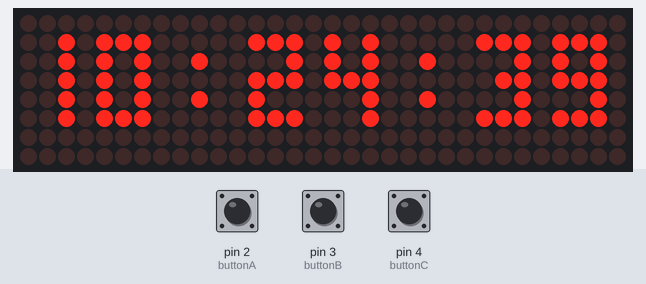
The sketch below on a simulated Arduino Uno, built with avr-gcc and run on an emulated ATmega328P. Shown: 32×8 LED matrix. The inputs (shaded band) are chosen by the test bench; at power-on: pin 3 (buttonB) HIGH, pin 4 (buttonC) HIGH, pin 2 (buttonA) HIGH. The local clock reads 2024-03-15 10:24:30 at power-on unless the sketch sets it; what the sketch prints to the serial monitor is not drawn.

Above: at 9.8 s.
9.9 s: pin 3 (buttonB) pulled LOW for 0.15 s
At 10.9 s:
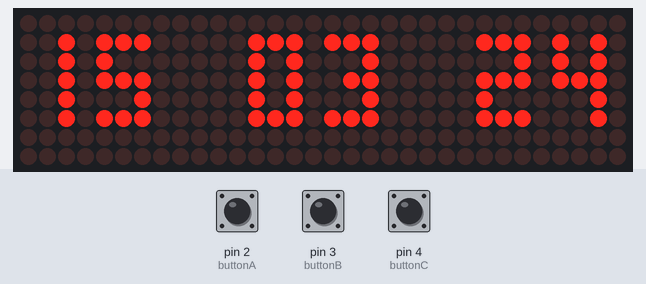
13.0 s: pin 4 (buttonC) pulled LOW for 3.2 s
At 15.4 s:
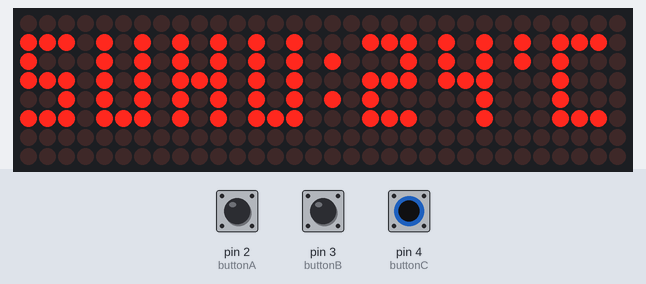
17.7 s: pin 2 (buttonA) pulled LOW for 3.2 s
At 20.8 s:
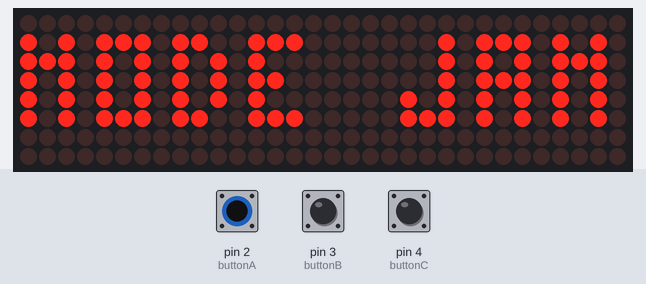
23.9 s: pin 2 (buttonA) pulled LOW for 0.15 s
27.0 s: pin 2 (buttonA) pulled LOW for 1 s
31.0 s: pin 3 (buttonB) pulled LOW for 1 s
At 32.0 s:
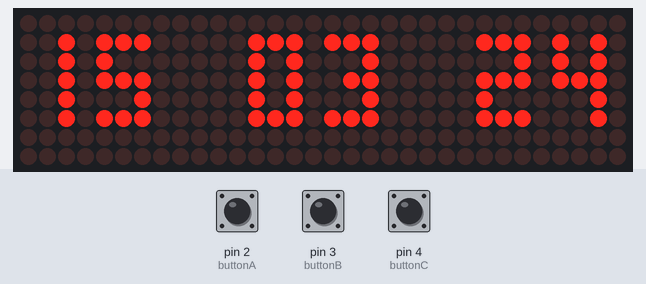
Timing chart, 0 to 34.0 s (numbered marks = the images above; inputs shaded):
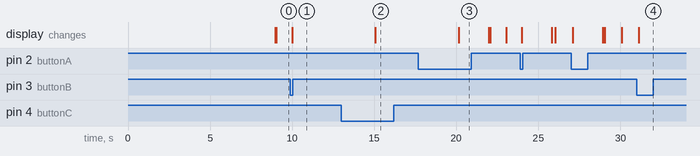

The sketch:

jamDigital.ino
```cpp
#include <FontLEDClock.h>
#include <Wire.h>
#include <Button.h>
#include "LedControl.h"
#include "RTClib.h"

LedControl lc = LedControl(11, 12, 10, 4);

//VARIABLE
byte intensity = 4;
int rtc[7];
int val;
int tempPin = 1;
byte mode_jam = 0;
byte mode_sblm = mode_jam;
int stop_disp = 1;


//CONSTANTS
#define jum_mode_tampilan 5
#define cls          clear_display

RTC_DS1307 ds1307;

Button buttonA = Button(2, BUTTON_PULLUP);
Button buttonB = Button(3, BUTTON_PULLUP);
Button buttonC = Button(4, BUTTON_PULLUP);

void setup()
{
  digitalWrite(2, HIGH);
  digitalWrite(3, HIGH);
  digitalWrite(4, HIGH);

  Serial.begin(9600);

  int devices = lc.getDeviceCount();
  //init matrix
  for (int address = 0; address < devices; address++)
  {
    lc.shutdown(address, false);
    lc.setIntensity(address, intensity);
    lc.clearDisplay(address);
  }

  //Setup DS1307 RTC
  if (! ds1307.begin()) {
    Serial.println("RTC TIDAK TERBACA");
    while (1);
  }

  if (! ds1307.isrunning()) {
    Serial.println("RTC is NOT running!");
    ds1307.adjust(DateTime(F(__DATE__), F(__TIME__)));//update rtc dari waktu komputer
  }
}

//get time
void get_time() {
  DateTime now = ds1307.now();
  //save time to array
  rtc[6] = now.year();
  rtc[5] = now.month();
  rtc[4] = now.day();
  rtc[3] = now.dayOfTheWeek();
  rtc[2] = now.hour();
  rtc[1] = now.minute();
  rtc[0] = now.second();
}

//clear screen
void clear_display()
{
    for (byte address = 0; address < 4; address++)
    {
        lc.clearDisplay(address);
    }
}

void loop()
{
    if (stop_disp == 1){
      String s("Bayu Aditya T - 07211840000008");

      char text[s.length()];
      int i;
      for (i = 0; i < sizeof(text); i++) {
          text[i] = s[i];
      }

      for (byte x = 32; x >= 0 ; x--) {
        for (byte y = 0; y < sizeof(text) ; y++) {
          tiny_font( x + (y*4), 1, text[y]);
        }
        cls();
        if(x==100)break;
      }
      stop_disp=0;
    }

    else if (stop_disp == 0){
      display_clock();
    }
}

void plot(byte x, byte y, byte val)
{
    //select which matrix depending on the x coord
    byte address;
    if (x >= 0 && x <= 7)
    {
        address = 3;
    }
    if (x >= 8 && x <= 15)
    {
        address = 2;
        x = x - 8;
    }
    if (x >= 16 && x <= 23)
    {
        address = 1;
        x = x - 16;
    }
    if (x >= 24 && x <= 31)
    {
        address = 0;
        x = x - 24;
    }

    if (val == 1)
    {
        lc.setLed(address, y, x, true);
    }
    else
    {
        lc.setLed(address, y, x, false);
    }
}

//tiny_font
void tiny_font(byte x, byte y, char c)
{
    byte dots;
    if (c >= 'A' && c <= 'Z' || (c >= 'a' && c <= 'z'))
    {
        c &= 0x1F; // A-Z maps to 1-26
    }
    else if (c >= '0' && c <= '9')
    {
        c = (c - '0') + 32;
    }
    else if (c == ' ')
    {
        c = 0; // space
    }
    else if (c == '.')
    {
        c = 27; // full stop
    }
    else if (c == ':')
    {
        c = 28; // colon
    }
    else if (c == '\'')
    {
        c = 29;
    }
    else if (c == '!')
    {
        c = 30;
    }
    else if (c == '?')
    {
        c = 31;
    }
    else if (c == '-')
    {
        c = 42;
    }
    else if (c == ',')
    {
        c = 43;
    }

    for (byte col = 0; col < 3; col++)
    {
        dots = pgm_read_byte_near(&mytinyfont[c][col]);
        for (char row = 0; row < 5; row++)
        {
            if (dots & (16 >> row))
                plot(x + col, y + row, 1);
            else
                plot(x + col, y + row, 0);
        }
    }
}

void display_clock()
{
    char textchar[8];
    byte mnt = 100;
    byte dtk = rtc[0];
    byte old_dtk = dtk;

    cls();

    while (1) {
      Serial.println(stop_disp);
      get_time();
      if (buttonA.uniquePress()) {
        switch_mode();
        return;
      }
      if (buttonB.uniquePress()) {
        display_date(5000);
        return;
      }
      if (buttonC.uniquePress()) {
        display_temperature(5000);
        return;
      }
      if (rtc[0] == 10) {
        display_date(3000);
        return;
      }
      if (rtc[0] == 13) {
        display_temperature(3000);
        return;
      }
      if (rtc[2] >= 17 && rtc[2] <= 5) {
        gelap();
      }
      if (rtc[2] > 5 && rtc[2] < 10) {
        def();
      }
      if (rtc[2] >= 10 && rtc[2] < 17) {
        terang();
      }


      dtk = rtc[0];
      if (dtk != old_dtk) {
        char buffer[3];
        itoa(dtk, buffer, 10);

        if (dtk < 10) {
          buffer[1] = buffer[0];
          buffer[0] = '0';
        }

        tiny_font( 20, 1, ':');
        tiny_font( 24, 1, buffer[0]);
        tiny_font( 28, 1, buffer[1]);
        old_dtk = dtk;
      }

      if (mnt != rtc[1]) {
        mnt = rtc[1];
        byte jm = rtc[2];

        char buffer[3];
        itoa(jm, buffer, 10);

        if (jm < 10) {
          buffer[1] = buffer[0];
          buffer[0] = '0';
        }
        //char jam
        textchar[0] = buffer[0];
        textchar[1] = buffer[1];
        textchar[2] = ':';

        itoa (mnt, buffer, 10);
        if (mnt < 10) {
          buffer[1] = buffer[0];
          buffer[0] = '0';
        }
        //char menit
        textchar[3] = buffer[0];
        textchar[4] = buffer[1];

        //menambahkan detik
        textchar[5] = ':';
        buffer[3];
        dtk = rtc[0];
        itoa(dtk, buffer, 10);

        //char detik
        textchar[6] = buffer[0];
        textchar[7] = buffer[1];

        byte x = 0;
        byte y = 0;

        //print setiap char
        for (byte x = 0; x < 6 ; x++) {
          tiny_font( x * 4, 1, textchar[x]);
        }
      }

      delay(50);
    }
}

void display_temperature(int delaytime)
{
    cls();
    val = analogRead(tempPin);
    float cel = val/2.0479;

    char textchar[8];
    char buffer[3];
    itoa(cel, buffer, 10);

    tiny_font(0, 1, 'S');
    tiny_font(4, 1, 'U');
    tiny_font(8, 1, 'H');
    tiny_font(12, 1, 'U');
    tiny_font(15, 1, ':');
    tiny_font(18, 1, buffer[0]);
    tiny_font(22, 1, buffer[1]);
    tiny_font(26, 1, '\'');
    tiny_font(28, 1, 'C');
    delay(delaytime);
}

void display_date(int delaytime) {
    cls();
    get_time();
    byte tanggal = rtc[4];
    byte bulan = rtc[5] - 1;
    byte tahun = rtc[6] - 2000;
    byte len = 0;
    byte offset;
    int i = 0;

    char UrutanBulan[12][4] = {
      "01", "02", "03", "04", "05", "06", "07", "08", "09", "10", "11", "12"
    };

    //print tanggal dan bulan
    char buffer[3];
    itoa(tanggal, buffer, 10);
    tiny_font(0, 1, '0');
    tiny_font(4, 1, buffer[0]);
    if (tanggal > 9) {
      tiny_font(0, 1, buffer[0]);
      tiny_font(4, 1, buffer[1]);
      }

    tiny_font(8, 1, '-');

    while (UrutanBulan[bulan][len]) {
      len++;
    };
    offset = 12; //posisi
    while (UrutanBulan[bulan][i])
    {
      tiny_font((i * 4) + offset, 1, UrutanBulan[bulan][i]);
      i++;
    }

    tiny_font(20, 1, '-');

    itoa(tahun, buffer, 10);
    tiny_font( 24, 1, buffer[0]);
    tiny_font( 28, 1, buffer[1]);

    delay(delaytime);
}

void switch_mode() {

  mode_sblm = mode_jam;

  char* modes[] = {
    "MODE JAM", "SET JAM", "SET MNT", "SET DTK", "SET TGL", "SET BLN", "SET THN"
  };

  byte next_mode_jam;
  byte firstrun = 1;

  for (int count = 0; count < 35 ; count++) {
    if (buttonA.uniquePress() || firstrun == 1) {

      count = 0;
      cls();

      if (firstrun == 0) {
        mode_jam++;
      }
      if (mode_jam > jum_mode_tampilan + 1 ) {
        mode_jam = 0;
      }

      char str_top[9];
      strcpy (str_top, modes[mode_jam]);

      next_mode_jam = mode_jam + 1;
      if (next_mode_jam >  jum_mode_tampilan + 1 ) {
        next_mode_jam = 0;
      }

      byte i = 0;
      while (str_top[i]) {
        tiny_font(i * 4, 1, str_top[i]);
        i++;
      }
      firstrun = 0;
    }

    delay(50);
  }
  switch (mode_jam) {
    case 0:
      display_clock();
      break;
    case 1:
      set_jam();
      break;
    case 2:
      set_menit();
      break;
    case 3:
      set_detik();
      break;
    case 4:
      set_hari();
      break;
    case 5:
      set_bulan();
      break;
    case 6:
      set_tahun();
      break;
  }
  mode_jam = mode_sblm;
}

void set_detik() {
    cls();
    get_time();
    byte set_dtk  = rtc[0];
    set_dtk = ubah_nilai(set_dtk, 0, 59);
    ds1307.adjust(DateTime(rtc[6], rtc[5], rtc[4], rtc[2], rtc[1], set_dtk));
    cls();
    return;
}

void set_menit() {
    cls();
    get_time();
    byte set_mnt  = rtc[1];
    set_mnt = ubah_nilai(set_mnt, 0, 59);
    ds1307.adjust(DateTime(rtc[6], rtc[5], rtc[4], rtc[2], set_mnt, rtc[0]));
    cls();
}

void set_jam() {
    cls();
    get_time();
    byte set_jm  = rtc[2];
    set_jm = ubah_nilai(set_jm, 0, 23);
    ds1307.adjust(DateTime(rtc[6], rtc[5], rtc[4], set_jm, rtc[1], rtc[0]));
    cls();
}

void set_hari() {
    cls();
    get_time();
    byte set_tgl  = rtc[4];
    set_tgl = ubah_nilai(set_tgl, 0, 31);
    ds1307.adjust(DateTime(rtc[6], rtc[5], set_tgl, rtc[2], rtc[1], rtc[0]));
    cls();
}

void set_bulan() {
    cls();
    get_time();
    byte set_bln  = rtc[5];
    set_bln = ubah_nilai(set_bln, 0, 12);
    ds1307.adjust(DateTime(rtc[6], set_bln, rtc[4], rtc[2], rtc[1], rtc[0]));
    cls();
}

void set_tahun(){
    cls();
    get_time();
    int set_thn  = rtc[6];
    set_thn = ubah_nilai(set_thn, 2020, 2099);
    ds1307.adjust(DateTime(set_thn, rtc[5], rtc[4], rtc[2], rtc[1], rtc[0]));
    cls();
}

int ubah_nilai(int current_value, int reset_value, int rollover_limit) {
  cls();
  char buffer[5] = "    ";
  itoa(current_value, buffer, 10);
  tiny_font(9, 1, buffer[0]);
  tiny_font(13, 1, buffer[1]);
  tiny_font(17, 1, buffer[2]);
  tiny_font(21, 1, buffer[3]);
  int value = current_value;
  delay(300);

  //menahan sampai buttonA ditekan
  while (!buttonA.uniquePress()) {
    while (buttonB.isPressed()) {

      if (current_value < rollover_limit) {
        current_value++;
      }
      else {
        current_value = reset_value;
      }
      //print the new value
      itoa(current_value, buffer , 10);
      tiny_font(9, 1, buffer[0]);
      tiny_font(13, 1, buffer[1]);
      tiny_font(17, 1, buffer[2]);
      tiny_font(21, 1, buffer[3]);
      delay(150);
    }

    while (buttonC.isPressed()) {

      if (current_value > reset_value) {
        current_value--;
      }
      else {
        current_value = rollover_limit;
      }
      //print the new value
      itoa(current_value, buffer , 10);
      tiny_font(9, 1, buffer[0]);
      tiny_font(13, 1, buffer[1]);
      tiny_font(17, 1, buffer[2]);
      tiny_font(21, 1, buffer[3]);
      delay(150);
    }
  }
  return current_value;
}

void terang(){
  for (byte address = 0; address < 4; address++)
  {
      lc.setIntensity(address, 8);
  }

}

void gelap(){
  for (byte address = 0; address < 4; address++)
  {
      lc.setIntensity(address, 1);
  }
}

void def(){
  for (byte address = 0; address < 4; address++)
  {
      lc.setIntensity(address, 4);
  }
}
```

Measured:
- after the input at 9.9 s, the display: changes after 0.10 s (image 1)
- after the input at 13.0 s, the display: changes after 2.1 s (image 2)
- after the input at 17.7 s, the display: changes after 2.5 s (image 3)
- after the input at 31.0 s, the display: changes after 0.13 s (image 4)
